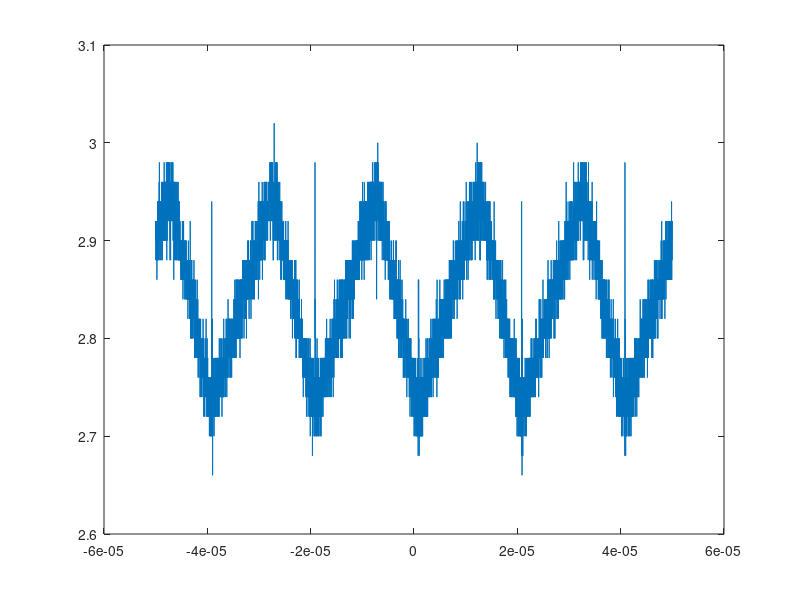
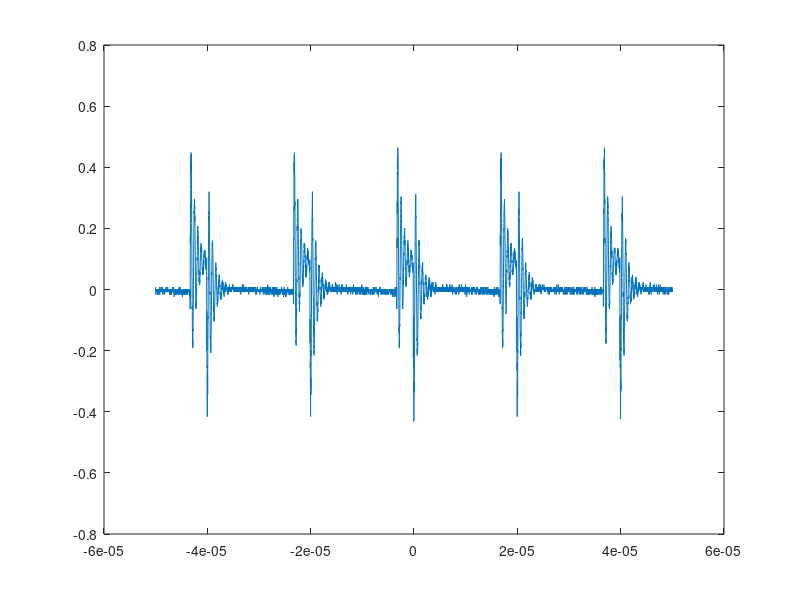

The MATLAB source for these figures, in order: (Note: this script raises an error after producing the figures.)
%% Ripple inductor. Boost mode: 400W/m2 irradiance. Vin = 36.19V, Iin=3.23A, Vout=90V, Rl=69ohm, Dboost=0.6
current_inductor = csvread('current_inductor.csv',1,0);

time_IL = current_inductor(:,1);
IL_ripple = current_inductor(:, 2);

figure(1)
plot(time_IL, IL_ripple)

%% Ripple input voltage. Buck mode: 1000W/m2 irradiance. Vin = 36.9V, Iin=8.14A, Vout=24V, Rl=2ohm, Dbuck=0.65
input_ripple= csvread('input_voltage_ripple.csv',1,0);

time_vin = input_ripple(:,1);
vin_ripple = input_ripple(:, 2);

figure(2)
plot(time_vin, vin_ripple)

%% Ripple output voltage. Buck mode: 1000W/m2 irradiance. Vin = 36.9V, Iin=8.14A, Vout=24V, Rl=2ohm, Dbuck=0.65
output_ripple= csvread('output_voltage_ripple.csv',1,0);

time_vout = output_ripple(:,1);
vout_ripple = output_ripple(:, 2);

figure(3)
plot(time_vout, vout_ripple)